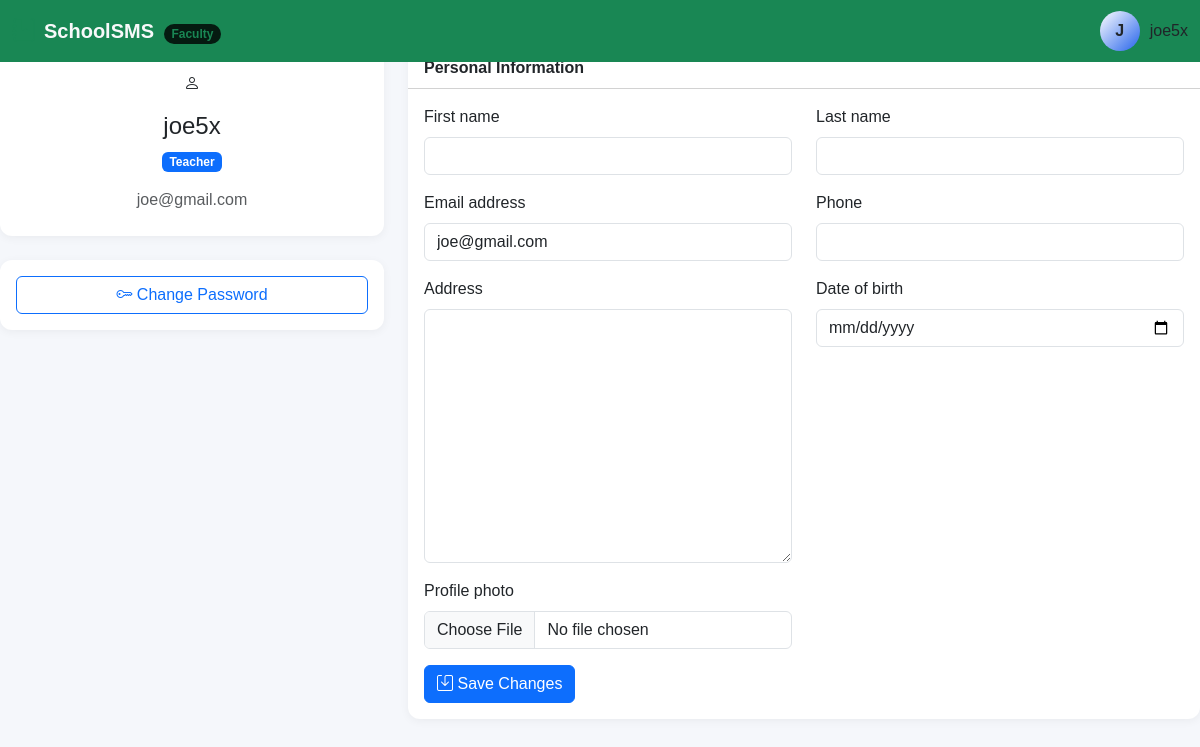
The page /accounts/profile/ (signed in) on the database its author committed.
### accounts/models.py (models this page shows, shortened)
class User(AbstractUser):
    class Role(models.TextChoices):
        SUPER_ADMIN = "super_admin", "Super Administrator"
        SCHOOL_ADMIN = "school_admin", "School Administrator"
        PRINCIPAL = "principal", "Principal"
        VICE_PRINCIPAL = "vice_principal", "Vice Principal"
        HEAD_TEACHER = "head_teacher", "Head Teacher"
        TEACHER = "teacher", "Teacher"
        FORM_TEACHER = "form_teacher", "Form Teacher"
        BURSAR = "bursar", "Bursar"
        ACCOUNTANT = "accountant", "Accountant"
        REGISTRAR = "registrar", "Registrar"
        STUDENT = "student", "Student"
        PARENT = "parent", "Parent/Guardian"
    role = models.CharField(
        max_length=30,
        choices=Role.choices,
        default=Role.TEACHER,
    )
    phone = models.CharField(
        max_length=20,
        blank=True,
    )
    staff_id = models.CharField(
        max_length=50,
        unique=True,
        null=True,
        blank=True,
    )
    profile_photo = models.ImageField(
        upload_to="accounts/profiles/",
        blank=True,
        null=True,
    )
    address = models.TextField(
        blank=True,
    )
    date_of_birth = models.DateField(
        blank=True,
        null=True,
    )
    is_verified = models.BooleanField(
        default=False,
    )
    created_at = models.DateTimeField(
        auto_now_add=True,
    )
    updated_at = models.DateTimeField(
        auto_now=True,
    )
    class Meta:
        ordering = ["first_name", "last_name"]
    @property
    def display_name(self):
        return self.get_full_name() or self.username

### accounts/views.py (the view)
@login_required
def profile(request):
    if request.method == "POST":
        form = ProfileForm(
            request.POST,
            request.FILES,
            instance=request.user,
        )
        if form.is_valid():
            form.save()
            messages.success(
                request,
                "Your profile has been updated.",
            )
            return redirect("accounts:profile")
    else:
        form = ProfileForm(
            instance=request.user,
        )
    return render(
        request,
        "accounts/profile.html",
        {
            "form": form,
            "user_profile": request.user,
        },
    )

### accounts/forms.py
class ProfileForm(
    BootstrapFormMixin,
    forms.ModelForm,
):
    class Meta:
        model = User
        fields = [
            "first_name",
            "last_name",
            "email",
            "phone",
            "address",
            "date_of_birth",
            "profile_photo",
        ]
        widgets = {
            "date_of_birth": forms.DateInput(
                attrs={
                    "type": "date",
                }
            ),
        }

### templates/accounts/profile.html (shortened to what this page needs)
{% extends "base.html" %}
{% block content %}
<div class="row g-4">
    <div class="col-lg-4">
        <div class="card text-center">
            <div class="card-body p-4">
                {% if request.user.profile_photo %}
                    <img
                        src="{{ request.user.profile_photo.url }}"
                        class="student-avatar mb-3"
                        alt="{{ request.user.display_name }}"
                    >
                {% else %}
                    <div class="student-avatar avatar-placeholder mx-auto mb-3">
                        <i class="bi bi-person"></i>
                    </div>
                {% endif %}
                <h4>
                    {{ request.user.display_name }}
                </h4>
                <span class="badge text-bg-primary mb-3">
                    {{ request.user.get_role_display }}
                </span>
                <p class="text-muted mb-0">
                    {{ request.user.email }}
                </p>
            </div>
        </div>
        <div class="card mt-4">
            <div class="card-body">
                <a
                    href="{% url 'accounts:change_password' %}"
                    class="btn btn-outline-primary w-100"
                >
                    <i class="bi bi-key"></i>
                    Change Password
                </a>
            </div>
        </div>
    </div>
    <div class="col-lg-8">
        <div class="card">
            <div class="card-header bg-white">
                <strong>
                    Personal Information
                </strong>
            </div>
            <div class="card-body">
                <form
                    method="post"
                    enctype="multipart/form-data"
                >
                    <div class="row">
                        {% for field in form %}
                            <div class="col-md-6 mb-3">
                                <label class="form-label">
                                    {{ field.label }}
                                </label>
                                {{ field }}
                            </div>
                        {% endfor %}
                    </div>
                    <button
                        type="submit"
                        class="btn btn-primary"
                    >
                        <i class="bi bi-save"></i>
                        Save Changes
                    </button>
                </form>
            </div>
        </div>
    </div>
</div>
{% endblock %}

### templates/base.html (shortened to what this page needs)
{% load static %}
<!DOCTYPE html>
<html lang="en">
<head>
    <link
        href="https://cdn.jsdelivr.net/npm/bootstrap@5.3.3/dist/css/bootstrap.min.css"
        rel="stylesheet"
    >
    <link
        href="https://cdn.jsdelivr.net/npm/bootstrap-icons@1.11.3/font/bootstrap-icons.css"
        rel="stylesheet"
    >
     <link
     rel="stylesheet"
     href="{% static 'css/sms.css' %}"
    >
</head>
<body>
    <nav class="navbar fixed-top bg-success" data-bs-theme="dark">
    <div class="container-fluid d-flex justify-content-between align-items-center">
        {% if request.user.role == 'super_admin' %}
            <a class="navbar-brand d-flex align-items-center gap-2 fw-bold text-light text-decoration-none" href="/admin/">
                <i class="bi bi-shield-lock-fill text-danger fs-4"></i>
                <span>SchoolSMS <span class="badge bg-danger-subtle text-danger rounded-pill fs-8 ms-1">Root</span></span>
            </a>
        {% elif request.user.role == 'head_teacher' or request.user.role == 'teacher' or request.user.role == 'form_teacher' %}
            <a class="navbar-brand d-flex align-items-center gap-2 fw-bold text-light text-decoration-none" href="{% url 'dashboard:dashboard' %}">
                <i class="bi bi-journal-bookmark-fill text-success fs-4"></i>
                <span>SchoolSMS <span class="badge bg-success-subtle text-success rounded-pill fs-8 ms-1">Faculty</span></span>
            </a>
        {% elif request.user.role == 'bursar' or request.user.role == 'accountant' %}
            <a class="navbar-brand d-flex align-items-center gap-2 fw-bold text-light text-decoration-none" href="{% url 'dashboard:dashboard' %}">
                <i class="bi bi-wallet2 text-warning fs-4"></i>
                <span>SchoolSMS <span class="badge bg-warning-subtle text-warning rounded-pill fs-8 ms-1">Finance</span></span>
            </a>
        {% elif request.user.role == 'parent' %}
            <a class="navbar-brand d-flex align-items-center gap-2 fw-bold text-light text-decoration-none" href="{% url 'dashboard:dashboard' %}">
                <i class="bi bi-people-fill text-light fs-4"></i>
                <span>SchoolSMS <span class="badge bg-light text-light rounded-pill fs-8 ms-1">Parent Portal</span></span>
            </a>
        {% else %}
            <a class="navbar-brand d-flex align-items-center gap-2 fw-bold text-light text-decoration-none" href="{% url 'dashboard:dashboard' %}">
                <i class="bi bi-mortarboard-fill text-primary fs-4"></i>
                <span>SchoolSMS</span>
            </a>
        {% endif %}
        <div class="d-flex gap-2">
            <div class="user-profile">
                <div class="avatar">
                    {{ user.username|first|upper }}
                </div>
                <span>
                    {{ user.username }}
                </span>
            </div>
        </div>
    </div>
</nav>
<div class="container-fluid pt-4 mt-4">
</div>
{% block content %}
{% endblock %}
</body>
</html>

### templates/base.html (style rules this page uses)
:root { --bg: #0b0b12; --sidebar: #11111a; --card: #151520; --border: #262638; --text: #ffffff; --muted: #fff; --primary: #ffffff; --secondary: #2563eb; }
body { background: #f5f7fb; font-family: Arial, sans-serif; }
.card { border: 0; border-radius: 12px; box-shadow: 0 2px 10px rgba(0, 0, 0, 0.05); }
.fs-8 { font-size: 0.75rem; }
.user-profile { display: flex; align-items: center; gap: 10px; }
.avatar { width: 40px; height: 40px; display: flex; justify-content: center; align-items: center; border-radius: 50%; background: linear-gradient( 135deg, var(--primary), var(--secondary) ); font-weight: bold; }

### rows shown on the page
User: username|first "J", username "joe5x", user.display_name "joe5x", user.role "Teacher", user.email "joe@gmail.com", form "joe@gmail.com"

### other values the page prints
{{ field.label }} "First name" "Last name" "Email address" "Phone" "Address" "Date of birth" "Profile photo"
